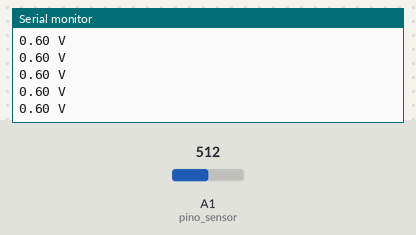
A sketch run on a simulated Arduino Uno, built with avr-gcc and run on an emulated ATmega328P. Parts: the last lines printed to the serial monitor. The inputs (shaded band) are chosen by the test bench; at power-on: A1 (pino_sensor) = 512.

Above: at 1.2 s.
1.3 s: A1 (pino_sensor) set to 716
At 1.31 s:
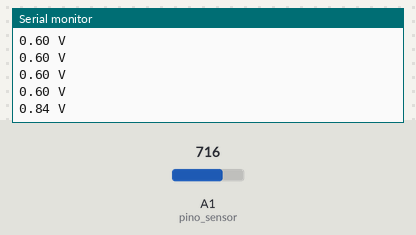
2.8 s: A1 (pino_sensor) set to 900
At 2.82 s:
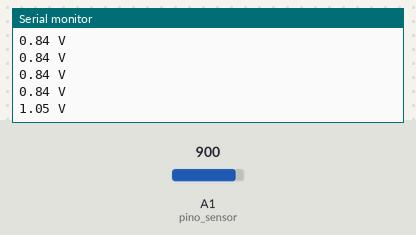
Timing chart, 0 to 5.8 s (numbered marks = the images above; inputs shaded):
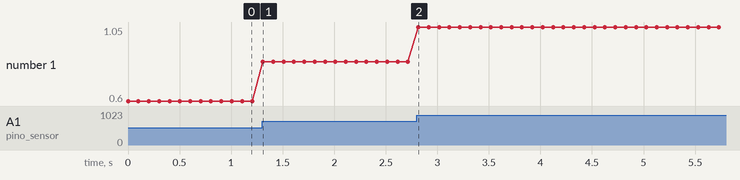

The sketch:

teste.ino
```cpp
int pino_sensor = 15;
float leitura = 0;
float map_valor = 0;

void setup() {
  Serial.begin(115200);
  pinMode(pino_sensor, INPUT);
}

void loop() {
  leitura = analogRead(pino_sensor);               // Lê o valor analógico (0 a 4095)
  map_valor = (leitura / 4095.0) * 4.80;           // Mapeia para 0 - 4,80 V
  Serial.print(map_valor);
  Serial.println(" V");
  delay(100);
}
```

Measured:
- after the input at 1.3 s, the serial monitor: prints a new line at once (image 1)
- after the input at 2.8 s, the serial monitor: prints a new line at once (image 2)
- plotted number 1: 0.6 → 0.84 after the input at 1.3 s, 0.84 → 1.05 after the input at 2.8 s
